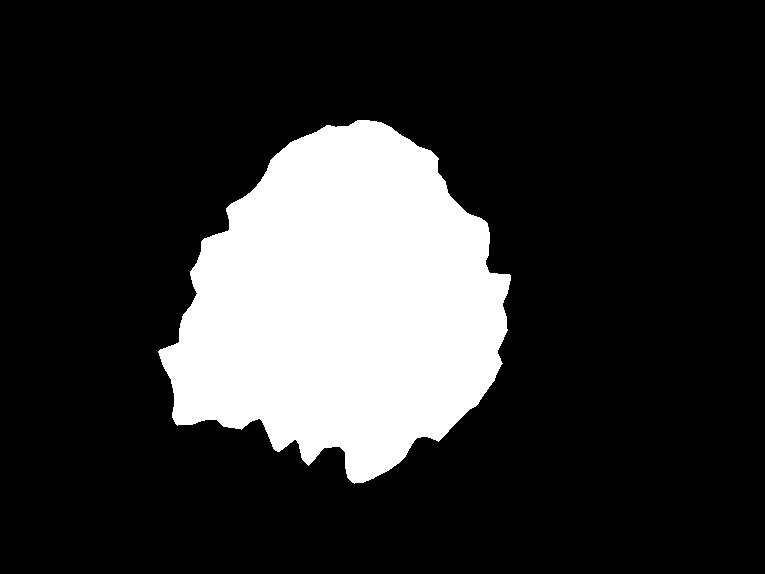
#> input picture PH2Dataset/Custom Images/Lesion/IMD004_lesion.bmp, 765 x 574 px
$ python -i AsymmetryIndex2Builder.py   (imports and definitions only)
#> lines starting #> are read from the running program, lines starting #| are printed output that depends on the picture; after the words box and inside, x2 and y2 are one past the last pixel; in counts of white or black regions, pixels touching at a corner belong together
import numpy as np
from scipy import ndimage
from skimage import transform
from skimage.measure import regionprops
from skimage.morphology import label

FEATURE_NAME = "AsymmetryIndex2"
READY = True
IMAGE_TYPE = "LESION"  # Options: "NORMAL", "LESION", "BOTH"

def build(image_normal=None, image_lesion=None):
    if IMAGE_TYPE == "NORMAL":
        return calculate_feature(image_normal)
    elif IMAGE_TYPE == "LESION":
        return calculate_feature(image_lesion)
    elif IMAGE_TYPE == "BOTH":
        return combine_features(image_normal, image_lesion)

def calculate_orientation(lesion_mask):
    """
    Calculate the orientation of a lesion from its binary mask.

    Parameters:
    lesion_mask (numpy.ndarray): Binary mask of the lesion.

    Returns:
    float: Orientation angle in radians.
    """
    labeled_mask = label(lesion_mask)
    properties = regionprops(labeled_mask)
    if properties:
        orientation = properties[0].orientation
    else:
        orientation = 0  # Default orientation if no region is found

    return orientation


def calculate_asymmetry_index(lesion_mask):
    """
    Calculate the asymmetry index of a lesion from its binary mask (across minor axis).

    Parameters:
    lesion_mask (numpy.ndarray): Binary mask of the lesion.

    Returns:
    float: Asymmetry index.
    """
    # Ensure the lesion mask is binary
    lesion_mask = (lesion_mask > 0).astype(np.uint8)

    # Check if there are any lesion pixels
    if np.sum(lesion_mask) == 0:
        return 0  # No lesion present, asymmetry index is 0

    # Calculate the centroid of the lesion
    centroid = ndimage.center_of_mass(lesion_mask)

    # Calculate the orientation angle of the lesion
    orientation = calculate_orientation(lesion_mask)

    # Rotate the lesion to align the major axis with the x-axis
    rotated_lesion = transform.rotate(lesion_mask, -np.degrees(orientation), center=centroid, preserve_range=True)
    rotated_lesion_binary = (rotated_lesion > 0.5).astype(np.uint8)  # Convert to binary mask

    # Check if the rotated lesion still contains lesion pixels
    if np.sum(rotated_lesion_binary) == 0:
        return 0  # No lesion present after rotation

    # Flip the lesion across the minor axis (horizontal flip)
    flipped_lesion = np.fliplr(rotated_lesion_binary)

    # Calculate non-overlapping region
    non_overlapping_region = np.bitwise_xor(rotated_lesion_binary, flipped_lesion)

    # Calculate the asymmetry index
    asymmetry_index = np.sum(non_overlapping_region) / np.sum(rotated_lesion_binary)

    return asymmetry_index


def calculate_feature(image):

    return calculate_asymmetry_index(image)

def combine_features(image_normal, image_lesion):
    # Implement logic to combine features from both image types
    pass

>>> import cv2
>>> picture = cv2.imread('../PH2Dataset/Custom Images/Lesion/IMD004_lesion.bmp', cv2.IMREAD_GRAYSCALE)
#> picture: shape (574, 765); 19.4% white; 1 white region, box (x1, y1, x2, y2) and area: (158, 120, 511, 484) 85382
>>> result = calculate_feature(picture)
#> in calculate_asymmetry_index, `centroid = ndimage.center_of_mass(lesion_mask)`: centroid = (304, 342.3)
#> in calculate_orientation, `labeled_mask = label(lesion_mask)`: labeled_mask: shape (574, 765) int64; values 0 (black) and 1 (white), 19.4% white; 1 white region
#> in calculate_orientation, `properties = regionprops(labeled_mask)`: properties = 1 regions; box (x1, y1, x2, y2) and area: (158, 120, 511, 484) 85382
#> in calculate_orientation, `orientation = properties[0].orientation`: orientation = -0.617
#> in calculate_asymmetry_index, `rotated_lesion = transform.rotate(lesion_mask, -np.degrees(orientation..`:
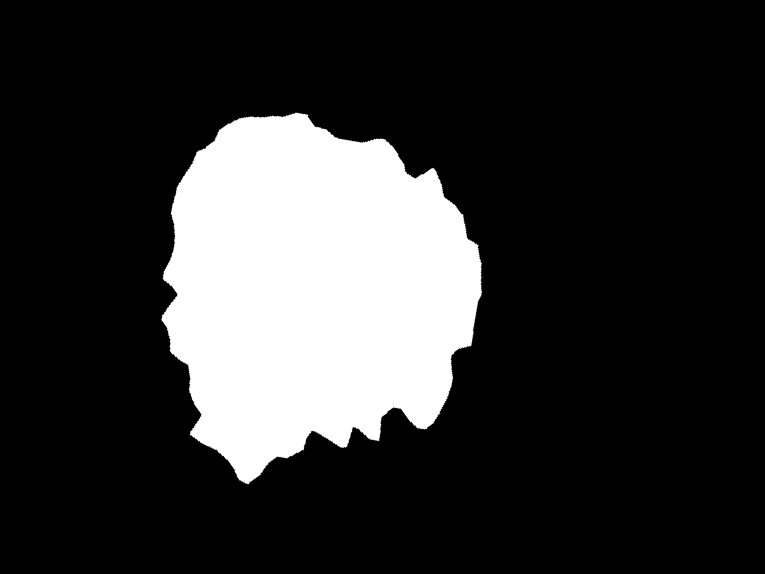
#> rotated_lesion: shape (574, 765) float64; min 0, max 1, mean 0.194
#> in calculate_asymmetry_index, `rotated_lesion_binary = (rotated_lesion > 0.5).astype(np.uint8)`: rotated_lesion_binary: shape (574, 765); values 0 (black) and 1 (white), 19.4% white; 1 white region, box (x1, y1, x2, y2) and area: (162, 113, 482, 484) 85380
#> in calculate_asymmetry_index, `flipped_lesion = np.fliplr(rotated_lesion_binary)`:
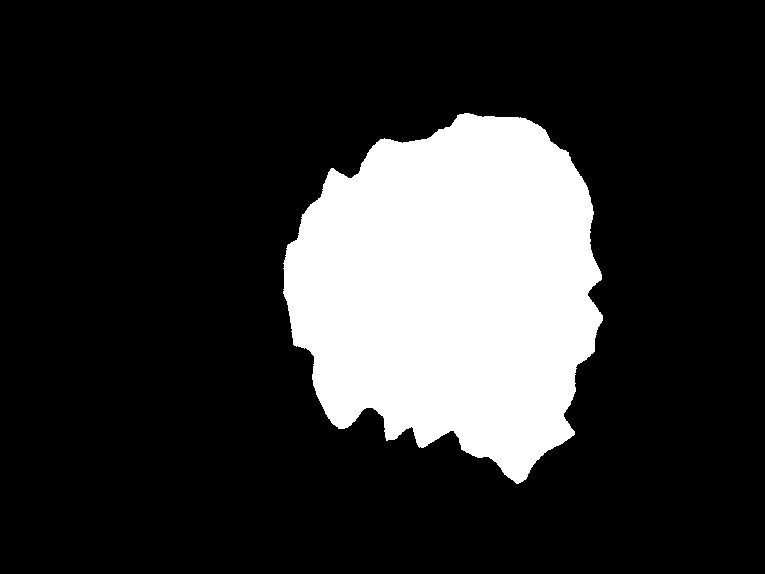
#> flipped_lesion: shape (574, 765); values 0 (black) and 1 (white), 19.4% white; 1 white region, box (x1, y1, x2, y2) and area: (283, 113, 603, 484) 85380
#> in calculate_asymmetry_index, `non_overlapping_region = np.bitwise_xor(rotated_lesion_binary, flipped..`:
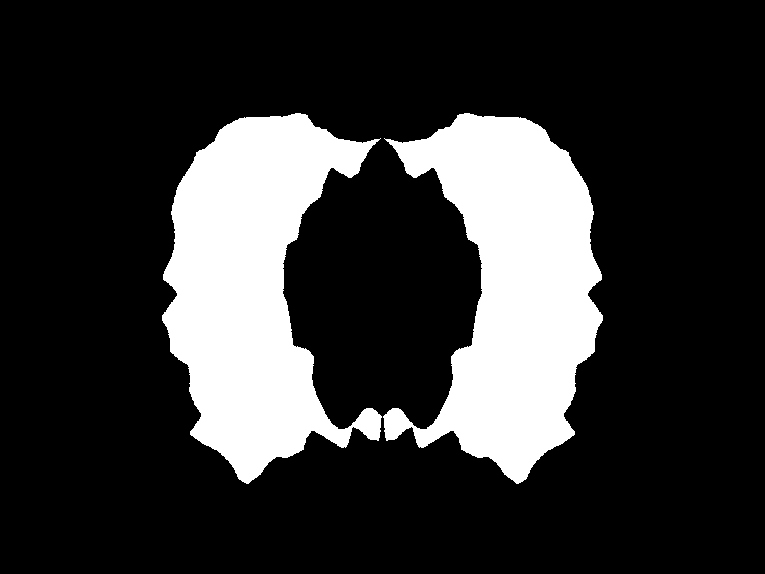
#> non_overlapping_region: shape (574, 765); values 0 (black) and 1 (white), 20.5% white; 2 white regions, box (x1, y1, x2, y2) and area: (162, 113, 382, 484) 44909, (383, 113, 603, 484) 44909
#> in calculate_asymmetry_index, `asymmetry_index = np.sum(non_overlapping_region) / np.sum(rotated_lesi..`: asymmetry_index = 1.05
#> result = 1.05

$ run again, on PH2Dataset/Custom Images/Lesion/IMD008_lesion.bmp
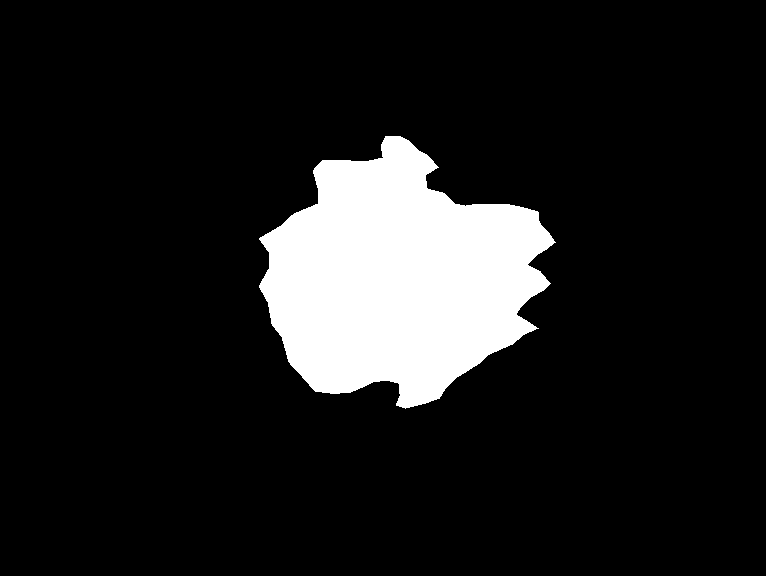
#> input picture PH2Dataset/Custom Images/Lesion/IMD008_lesion.bmp, 766 x 576 px
#> picture: shape (576, 766); 11.7% white; 1 white region, box (x1, y1, x2, y2) and area: (259, 136, 556, 409) 51652
#> centroid = (277.8, 398)
#> labeled_mask: shape (576, 766) int64; values 0 (black) and 1 (white), 11.7% white; 1 white region
#> properties = 1 regions; box (x1, y1, x2, y2) and area: (259, 136, 556, 409) 51652
#> in calculate_orientation, `orientation = properties[0].orientation`: orientation = -1.48
#> in calculate_asymmetry_index, `rotated_lesion = transform.rotate(lesion_mask, -np.degrees(orientation..`:
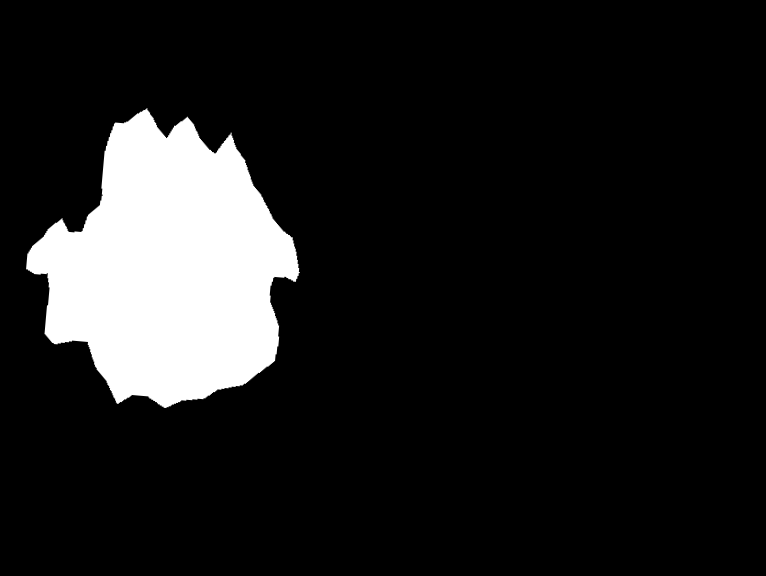
#> rotated_lesion: shape (576, 766) float64; min 0, max 1, mean 0.117
#> rotated_lesion_binary: shape (576, 766); values 0 (black) and 1 (white), 11.7% white; 1 white region, box (x1, y1, x2, y2) and area: (26, 109, 300, 408) 51646
#> flipped_lesion: shape (576, 766); values 0 (black) and 1 (white), 11.7% white; 1 white region, box (x1, y1, x2, y2) and area: (466, 109, 740, 408) 51646
#> in calculate_asymmetry_index, `non_overlapping_region = np.bitwise_xor(rotated_lesion_binary, flipped..`:
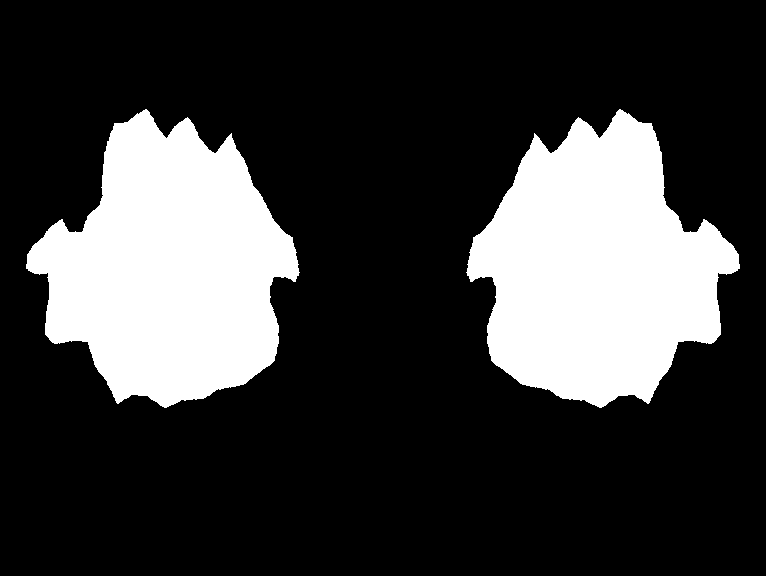
#> non_overlapping_region: shape (576, 766); values 0 (black) and 1 (white), 23.4% white; 2 white regions, box (x1, y1, x2, y2) and area: (26, 109, 300, 408) 51646, (466, 109, 740, 408) 51646
#> asymmetry_index = 2

$ run again, on PH2Dataset/Custom Images/Lesion/IMD014_lesion.bmp
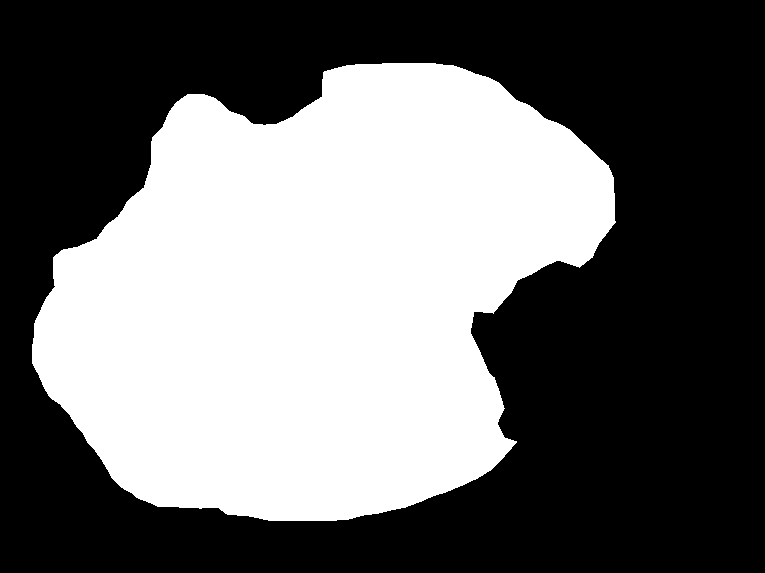
#> input picture PH2Dataset/Custom Images/Lesion/IMD014_lesion.bmp, 765 x 573 px
#> picture: shape (573, 765); 42.4% white; 1 white region, box (x1, y1, x2, y2) and area: (32, 63, 616, 521) 185664
#> centroid = (294, 316)
#> labeled_mask: shape (573, 765) int64; values 0 (black) and 1 (white), 42.4% white; 1 white region
#> properties = 1 regions; box (x1, y1, x2, y2) and area: (32, 63, 616, 521) 185664
#> in calculate_orientation, `orientation = properties[0].orientation`: orientation = -1.03
#> rotated_lesion_binary: shape (573, 765); values 0 (black) and 1 (white), 41.8% white; 1 white region, box (x1, y1, x2, y2) and area: (49, 0, 528, 568) 183210
#> in calculate_asymmetry_index, `flipped_lesion = np.fliplr(rotated_lesion_binary)`:
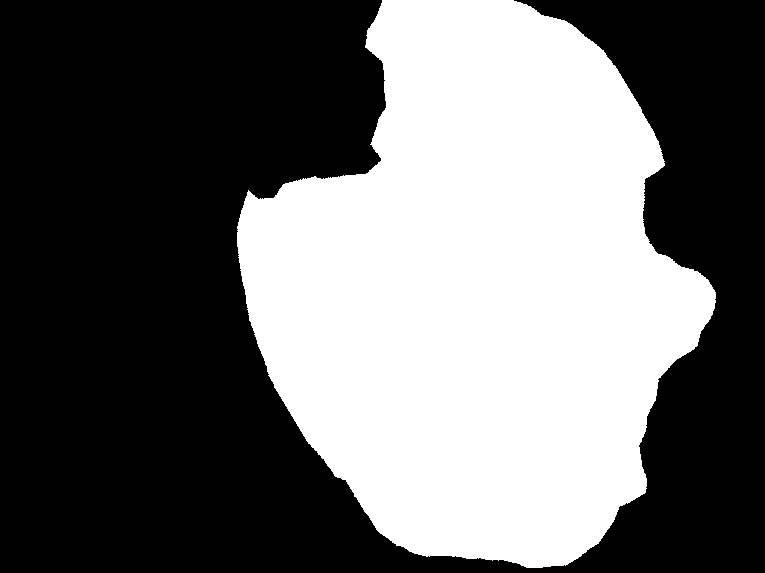
#> flipped_lesion: shape (573, 765); values 0 (black) and 1 (white), 41.8% white; 1 white region, box (x1, y1, x2, y2) and area: (237, 0, 716, 568) 183210
#> in calculate_asymmetry_index, `non_overlapping_region = np.bitwise_xor(rotated_lesion_binary, flipped..`:
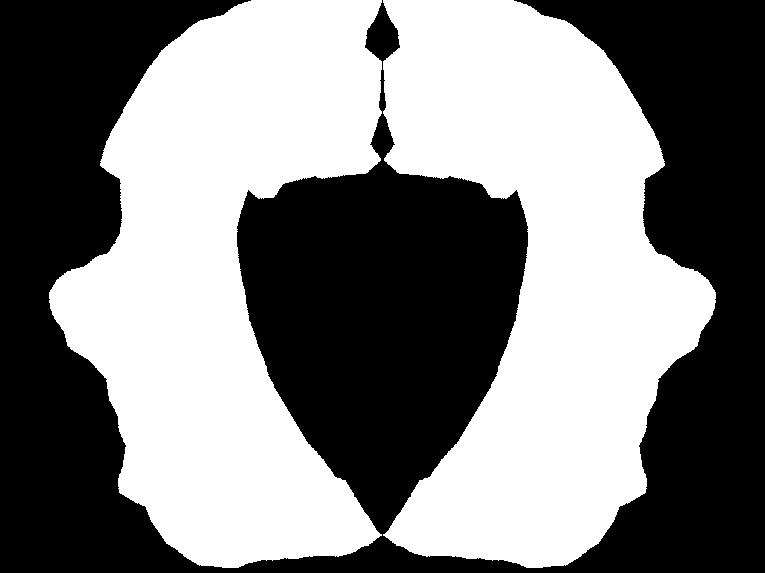
#> non_overlapping_region: shape (573, 765); values 0 (black) and 1 (white), 49.9% white; 2 white regions, box (x1, y1, x2, y2) and area: (49, 0, 382, 568) 109446, (383, 0, 716, 568) 109446
#> asymmetry_index = 1.19

$ run again, on PH2Dataset/Custom Images/Lesion/IMD016_lesion.bmp
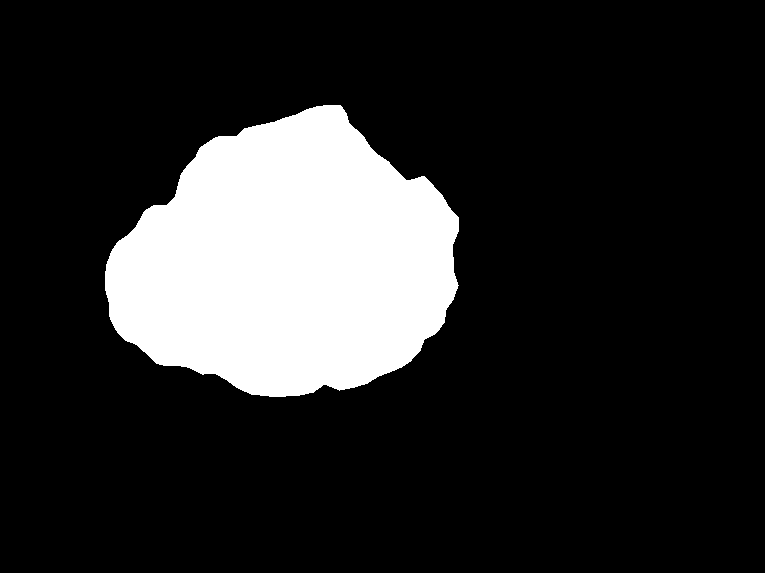
#> input picture PH2Dataset/Custom Images/Lesion/IMD016_lesion.bmp, 765 x 573 px
#> picture: shape (573, 765); 16.8% white; 1 white region, box (x1, y1, x2, y2) and area: (105, 105, 459, 397) 73788
#> centroid = (261.3, 287.3)
#> labeled_mask: shape (573, 765) int64; values 0 (black) and 1 (white), 16.8% white; 1 white region
#> properties = 1 regions; box (x1, y1, x2, y2) and area: (105, 105, 459, 397) 73788
#> in calculate_orientation, `orientation = properties[0].orientation`: orientation = -1.42
#> rotated_lesion_binary: shape (573, 765); values 0 (black) and 1 (white), 16.8% white; 1 white region, box (x1, y1, x2, y2) and area: (90, 82, 375, 443) 73785
#> in calculate_asymmetry_index, `flipped_lesion = np.fliplr(rotated_lesion_binary)`:
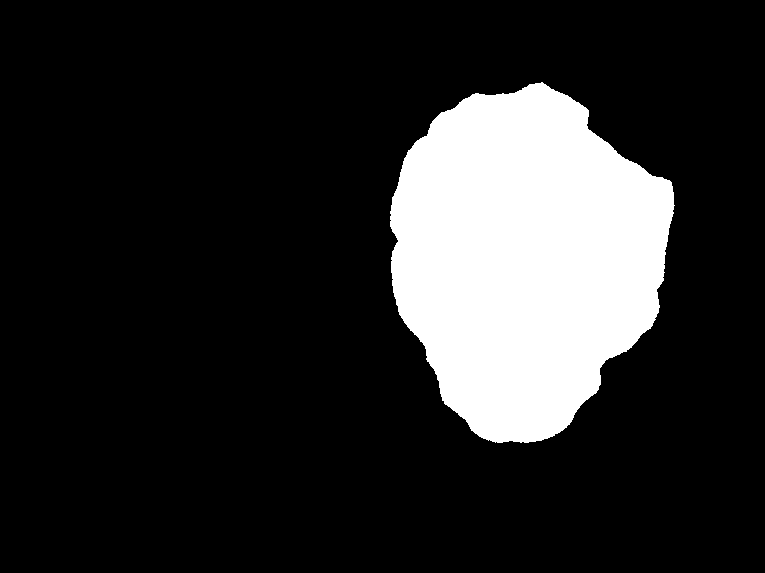
#> flipped_lesion: shape (573, 765); values 0 (black) and 1 (white), 16.8% white; 1 white region, box (x1, y1, x2, y2) and area: (390, 82, 675, 443) 73785
#> in calculate_asymmetry_index, `non_overlapping_region = np.bitwise_xor(rotated_lesion_binary, flipped..`:
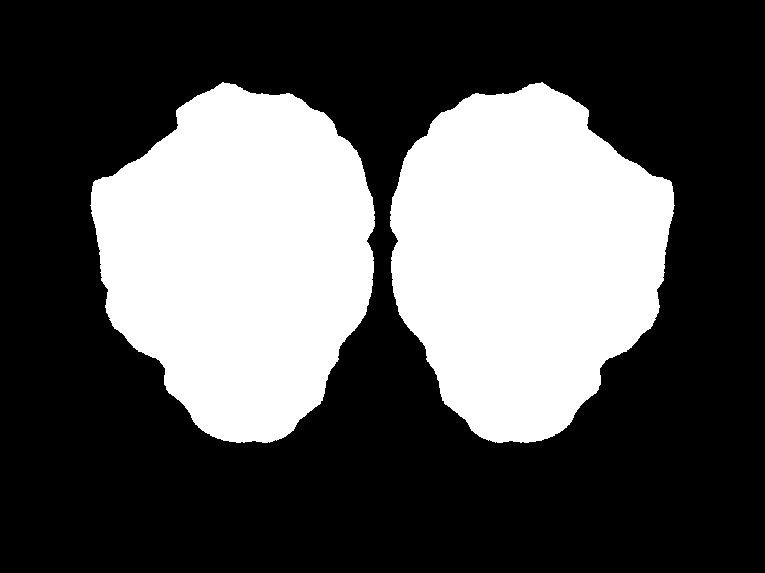
#> non_overlapping_region: shape (573, 765); values 0 (black) and 1 (white), 33.7% white; 2 white regions, box (x1, y1, x2, y2) and area: (90, 82, 375, 443) 73785, (390, 82, 675, 443) 73785
#> asymmetry_index = 2
